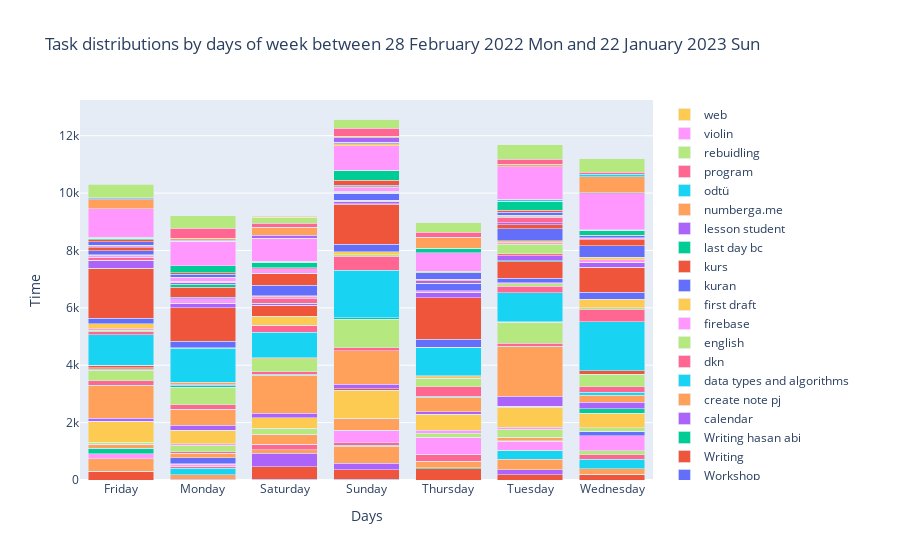

The cell this chart's notebook holds for it:
### Code cell
max_dates = days_sns.sum(axis=1).index
get_max = days_sns.loc[max_dates]
get_max = get_max.loc[:, (get_max != 0).any(axis=0)]

fig = go.Figure(data=[go.Bar(x=get_max.index, y=get_max[col], name=col) for col in get_max.columns])
fig.update_layout(barmode='stack', xaxis_title='Days', yaxis_title='Time',
                  title=f"Task distributions by days of week between {strf_start_date} and {strf_end_date}")
fig.update_layout(hovermode='x unified')
fig.show()

### Figure 1 — Plotly figure (JSON) as saved in the notebook; plotly's stock layout.template omitted (floating-point values rounded to 4 significant figures)
{"data": [{"name": "A weird problem ..", "type": "bar", "x": ["Friday", "Monday", "Saturday", "Sunday", "Thursday", "Tuesday", "Wednesday"], "y": [0, 0, 25, 25, 0, 0, 0]}, {"name": "B & C", "type": "bar", "x": ["Friday", "Monday", "Saturday", "Sunday", "Thursday", "Tuesday", "Wednesday"], "y": [313, 0, 434, 333, 400, 175, 199]}, {"name": "Bootstrap", "type": "bar", "x": ["Friday", "Monday", "Saturday", "Sunday", "Thursday", "Tuesday", "Wednesday"], "y": [0, 0, 0, 0, 25, 0, 0]}, {"name": "CS885", "type": "bar", "x": ["Friday", "Monday", "Saturday", "Sunday", "Thursday", "Tuesday", "Wednesday"], "y": [0, 35, 475, 227, 0, 189, 0]}, {"name": "Chinese", "type": "bar", "x": ["Friday", "Monday", "Saturday", "Sunday", "Thursday", "Tuesday", "Wednesday"], "y": [425, 148, 125, 593, 222, 355, 192]}, {"name": "Data analysis", "type": "bar", "x": ["Friday", "Monday", "Saturday", "Sunday", "Thursday", "Tuesday", "Wednesday"], "y": [0, 232, 0, 25, 0, 300, 325]}, {"name": "Documantation", "type": "bar", "x": ["Friday", "Monday", "Saturday", "Sunday", "Thursday", "Tuesday", "Wednesday"], "y": [0, 58, 163, 95, 251, 0, 166]}, {"name": "Drone simulation", "type": "bar", "x": ["Friday", "Monday", "Saturday", "Sunday", "Thursday", "Tuesday", "Wednesday"], "y": [0, 0, 0, 0, 0, 25, 141]}, {"name": "Eng revision", "type": "bar", "x": ["Friday", "Monday", "Saturday", "Sunday", "Thursday", "Tuesday", "Wednesday"], "y": [175, 75, 25, 432, 594, 304, 522]}, {"name": "Excel", "type": "bar", "x": ["Friday", "Monday", "Saturday", "Sunday", "Thursday", "Tuesday", "Wednesday"], "y": [0, 25, 0, 0, 0, 0, 0]}, {"name": "Figma", "type": "bar", "x": ["Friday", "Monday", "Saturday", "Sunday", "Thursday", "Tuesday", "Wednesday"], "y": [0, 194, 0, 0, 0, 0, 151]}, {"name": "Folder edit vs", "type": "bar", "x": ["Friday", "Monday", "Saturday", "Sunday", "Thursday", "Tuesday", "Wednesday"], "y": [0, 0, 0, 0, 0, 25, 0]}, {"name": "Game css", "type": "bar", "x": ["Friday", "Monday", "Saturday", "Sunday", "Thursday", "Tuesday", "Wednesday"], "y": [175, 0, 0, 0, 0, 0, 0]}, {"name": "General", "type": "bar", "x": ["Friday", "Monday", "Saturday", "Sunday", "Thursday", "Tuesday", "Wednesday"], "y": [25, 0, 0, 0, 0, 0, 0]}, {"name": "HTML, CSS, Flexbox & Bootstrap", "type": "bar", "x": ["Friday", "Monday", "Saturday", "Sunday", "Thursday", "Tuesday", "Wednesday"], "y": [125, 163, 325, 400, 0, 125, 3]}, {"name": "Handwriting", "type": "bar", "x": ["Friday", "Monday", "Saturday", "Sunday", "Thursday", "Tuesday", "Wednesday"], "y": [0, 0, 25, 0, 0, 0, 0]}, {"name": "How I learn languages", "type": "bar", "x": ["Friday", "Monday", "Saturday", "Sunday", "Thursday", "Tuesday", "Wednesday"], "y": [0, 50, 0, 25, 0, 0, 0]}, {"name": "IELTS", "type": "bar", "x": ["Friday", "Monday", "Saturday", "Sunday", "Thursday", "Tuesday", "Wednesday"], "y": [85, 227, 202, 0, 133, 275, 125]}, {"name": "IELTS reading", "type": "bar", "x": ["Friday", "Monday", "Saturday", "Sunday", "Thursday", "Tuesday", "Wednesday"], "y": [0, 60, 0, 0, 110, 60, 0]}, {"name": "Javascript", "type": "bar", "x": ["Friday", "Monday", "Saturday", "Sunday", "Thursday", "Tuesday", "Wednesday"], "y": [728, 473, 364, 976, 550, 705, 505]}, {"name": "Khan Academy", "type": "bar", "x": ["Friday", "Monday", "Saturday", "Sunday", "Thursday", "Tuesday", "Wednesday"], "y": [0, 0, 0, 0, 0, 25, 0]}, {"name": "Learn  HTML & CSS", "type": "bar", "x": ["Friday", "Monday", "Saturday", "Sunday", "Thursday", "Tuesday", "Wednesday"], "y": [0, 0, 0, 42, 0, 0, 0]}, {"name": "Local storage", "type": "bar", "x": ["Friday", "Monday", "Saturday", "Sunday", "Thursday", "Tuesday", "Wednesday"], "y": [0, 0, 0, 0, 0, 0, 150]}, {"name": "MATH 115", "type": "bar", "x": ["Friday", "Monday", "Saturday", "Sunday", "Thursday", "Tuesday", "Wednesday"], "y": [100, 165, 164, 169, 100, 357, 225]}, {"name": "MATH 153", "type": "bar", "x": ["Friday", "Monday", "Saturday", "Sunday", "Thursday", "Tuesday", "Wednesday"], "y": [1129, 561, 1329, 1169, 500, 1719, 246]}, {"name": "MATLAB Onramp", "type": "bar", "x": ["Friday", "Monday", "Saturday", "Sunday", "Thursday", "Tuesday", "Wednesday"], "y": [26, 0, 25, 0, 34, 25, 106]}, {"name": "MTR-2", "type": "bar", "x": ["Friday", "Monday", "Saturday", "Sunday", "Thursday", "Tuesday", "Wednesday"], "y": [150, 150, 91, 100, 327, 100, 200]}, {"name": "Math 111", "type": "bar", "x": ["Friday", "Monday", "Saturday", "Sunday", "Thursday", "Tuesday", "Wednesday"], "y": [350, 591, 456, 992, 303, 735, 434]}, {"name": "Math problem", "type": "bar", "x": ["Friday", "Monday", "Saturday", "Sunday", "Thursday", "Tuesday", "Wednesday"], "y": [25, 0, 0, 0, 0, 0, 0]}, {"name": "MathWorks", "type": "bar", "x": ["Friday", "Monday", "Saturday", "Sunday", "Thursday", "Tuesday", "Wednesday"], "y": [50, 0, 0, 0, 50, 0, 0]}, {"name": "Medium", "type": "bar", "x": ["Friday", "Monday", "Saturday", "Sunday", "Thursday", "Tuesday", "Wednesday"], "y": [25, 25, 0, 0, 0, 25, 0]}, {"name": "Mock Exam revision", "type": "bar", "x": ["Friday", "Monday", "Saturday", "Sunday", "Thursday", "Tuesday", "Wednesday"], "y": [100, 0, 0, 0, 0, 0, 125]}, {"name": "Niyet mektubu", "type": "bar", "x": ["Friday", "Monday", "Saturday", "Sunday", "Thursday", "Tuesday", "Wednesday"], "y": [0, 75, 0, 50, 0, 0, 0]}, {"name": "NoSql", "type": "bar", "x": ["Friday", "Monday", "Saturday", "Sunday", "Thursday", "Tuesday", "Wednesday"], "y": [0, 25, 0, 0, 0, 0, 0]}, {"name": "Numpy", "type": "bar", "x": ["Friday", "Monday", "Saturday", "Sunday", "Thursday", "Tuesday", "Wednesday"], "y": [0, 75, 25, 0, 42, 0, 0]}, {"name": "PHYS 111", "type": "bar", "x": ["Friday", "Monday", "Saturday", "Sunday", "Thursday", "Tuesday", "Wednesday"], "y": [1054, 1186, 893, 1665, 990, 1008, 1693]}, {"name": "Page reload case", "type": "bar", "x": ["Friday", "Monday", "Saturday", "Sunday", "Thursday", "Tuesday", "Wednesday"], "y": [100, 25, 250, 486, 0, 225, 450]}, {"name": "Personal statement", "type": "bar", "x": ["Friday", "Monday", "Saturday", "Sunday", "Thursday", "Tuesday", "Wednesday"], "y": [56, 0, 0, 50, 0, 90, 50]}, {"name": "Preparing", "type": "bar", "x": ["Friday", "Monday", "Saturday", "Sunday", "Thursday", "Tuesday", "Wednesday"], "y": [60, 0, 0, 0, 0, 25, 0]}, {"name": "Programming", "type": "bar", "x": ["Friday", "Monday", "Saturday", "Sunday", "Thursday", "Tuesday", "Wednesday"], "y": [175, 0, 309, 100, 0, 0, 300]}, {"name": "Python", "type": "bar", "x": ["Friday", "Monday", "Saturday", "Sunday", "Thursday", "Tuesday", "Wednesday"], "y": [191, 214, 6, 267, 281, 162, 229]}, {"name": "React", "type": "bar", "x": ["Friday", "Monday", "Saturday", "Sunday", "Thursday", "Tuesday", "Wednesday"], "y": [1738, 1167, 376, 1390, 1444, 575, 876]}, {"name": "Read news", "type": "bar", "x": ["Friday", "Monday", "Saturday", "Sunday", "Thursday", "Tuesday", "Wednesday"], "y": [0, 0, 0, 25, 0, 25, 0]}, {"name": "Reading", "type": "bar", "x": ["Friday", "Monday", "Saturday", "Sunday", "Thursday", "Tuesday", "Wednesday"], "y": [255, 155, 50, 85, 195, 175, 175]}, {"name": "Router", "type": "bar", "x": ["Friday", "Monday", "Saturday", "Sunday", "Thursday", "Tuesday", "Wednesday"], "y": [25, 0, 0, 0, 0, 0, 0]}, {"name": "SAP", "type": "bar", "x": ["Friday", "Monday", "Saturday", "Sunday", "Thursday", "Tuesday", "Wednesday"], "y": [0, 0, 25, 25, 0, 0, 0]}, {"name": "Simulink", "type": "bar", "x": ["Friday", "Monday", "Saturday", "Sunday", "Thursday", "Tuesday", "Wednesday"], "y": [100, 0, 150, 10, 0, 77, 0]}, {"name": "Stateflow", "type": "bar", "x": ["Friday", "Monday", "Saturday", "Sunday", "Thursday", "Tuesday", "Wednesday"], "y": [0, 0, 0, 0, 0, 324, 0]}, {"name": "Study Reading", "type": "bar", "x": ["Friday", "Monday", "Saturday", "Sunday", "Thursday", "Tuesday", "Wednesday"], "y": [80, 160, 70, 0, 50, 60, 90]}, {"name": "Study Speaking", "type": "bar", "x": ["Friday", "Monday", "Saturday", "Sunday", "Thursday", "Tuesday", "Wednesday"], "y": [3, 0, 42, 0, 0, 75, 84]}, {"name": "Study Writing Task 1", "type": "bar", "x": ["Friday", "Monday", "Saturday", "Sunday", "Thursday", "Tuesday", "Wednesday"], "y": [150, 60, 366, 230, 233, 408, 403]}, {"name": "Study Writing Task 2", "type": "bar", "x": ["Friday", "Monday", "Saturday", "Sunday", "Thursday", "Tuesday", "Wednesday"], "y": [100, 347, 410, 0, 25, 140, 210]}, {"name": "Study paraphrase", "type": "bar", "x": ["Friday", "Monday", "Saturday", "Sunday", "Thursday", "Tuesday", "Wednesday"], "y": [0, 100, 0, 0, 0, 0, 0]}, {"name": "Sudy Listening", "type": "bar", "x": ["Friday", "Monday", "Saturday", "Sunday", "Thursday", "Tuesday", "Wednesday"], "y": [35, 73, 0, 42, 90, 69, 0]}, {"name": "Topoloji", "type": "bar", "x": ["Friday", "Monday", "Saturday", "Sunday", "Thursday", "Tuesday", "Wednesday"], "y": [0, 0, 0, 0, 25, 0, 0]}, {"name": "Tree", "type": "bar", "x": ["Friday", "Monday", "Saturday", "Sunday", "Thursday", "Tuesday", "Wednesday"], "y": [0, 25, 0, 0, 0, 0, 0]}, {"name": "Violin Course", "type": "bar", "x": ["Friday", "Monday", "Saturday", "Sunday", "Thursday", "Tuesday", "Wednesday"], "y": [50, 0, 6, 40, 0, 185, 25]}, {"name": "Vocabulary", "type": "bar", "x": ["Friday", "Monday", "Saturday", "Sunday", "Thursday", "Tuesday", "Wednesday"], "y": [0, 0, 0, 0, 0, 25, 0]}, {"name": "Web- notion  Design", "type": "bar", "x": ["Friday", "Monday", "Saturday", "Sunday", "Thursday", "Tuesday", "Wednesday"], "y": [0, 150, 165, 125, 25, 60, 50]}, {"name": "Week 1", "type": "bar", "x": ["Friday", "Monday", "Saturday", "Sunday", "Thursday", "Tuesday", "Wednesday"], "y": [0, 0, 0, 25, 0, 0, 0]}, {"name": "Workshop", "type": "bar", "x": ["Friday", "Monday", "Saturday", "Sunday", "Thursday", "Tuesday", "Wednesday"], "y": [125, 100, 0, 50, 225, 100, 62]}, {"name": "Writing", "type": "bar", "x": ["Friday", "Monday", "Saturday", "Sunday", "Thursday", "Tuesday", "Wednesday"], "y": [70, 50, 35, 180, 0, 75, 25]}, {"name": "Writing hasan abi", "type": "bar", "x": ["Friday", "Monday", "Saturday", "Sunday", "Thursday", "Tuesday", "Wednesday"], "y": [50, 242, 175, 325, 0, 311, 167]}, {"name": "calendar", "type": "bar", "x": ["Friday", "Monday", "Saturday", "Sunday", "Thursday", "Tuesday", "Wednesday"], "y": [0, 0, 0, 25, 0, 0, 0]}, {"name": "create note pj", "type": "bar", "x": ["Friday", "Monday", "Saturday", "Sunday", "Thursday", "Tuesday", "Wednesday"], "y": [0, 0, 50, 0, 0, 0, 0]}, {"name": "data types and algorithms", "type": "bar", "x": ["Friday", "Monday", "Saturday", "Sunday", "Thursday", "Tuesday", "Wednesday"], "y": [0, 0, 0, 0, 0, 50, 0]}, {"name": "dkn", "type": "bar", "x": ["Friday", "Monday", "Saturday", "Sunday", "Thursday", "Tuesday", "Wednesday"], "y": [0, 0, 0, 0, 0, 25, 0]}, {"name": "english", "type": "bar", "x": ["Friday", "Monday", "Saturday", "Sunday", "Thursday", "Tuesday", "Wednesday"], "y": [45, 0, 0, 0, 50, 0, 25]}, {"name": "firebase", "type": "bar", "x": ["Friday", "Monday", "Saturday", "Sunday", "Thursday", "Tuesday", "Wednesday"], "y": [989, 869, 777, 849, 650, 1125, 1242]}, {"name": "first draft", "type": "bar", "x": ["Friday", "Monday", "Saturday", "Sunday", "Thursday", "Tuesday", "Wednesday"], "y": [0, 0, 0, 75, 0, 0, 0]}, {"name": "kuran", "type": "bar", "x": ["Friday", "Monday", "Saturday", "Sunday", "Thursday", "Tuesday", "Wednesday"], "y": [0, 0, 0, 25, 0, 0, 0]}, {"name": "kurs", "type": "bar", "x": ["Friday", "Monday", "Saturday", "Sunday", "Thursday", "Tuesday", "Wednesday"], "y": [0, 0, 25, 25, 0, 0, 0]}, {"name": "last day bc", "type": "bar", "x": ["Friday", "Monday", "Saturday", "Sunday", "Thursday", "Tuesday", "Wednesday"], "y": [0, 0, 0, 0, 162, 0, 0]}, {"name": "lesson student", "type": "bar", "x": ["Friday", "Monday", "Saturday", "Sunday", "Thursday", "Tuesday", "Wednesday"], "y": [0, 27, 100, 163, 0, 0, 37]}, {"name": "numberga.me", "type": "bar", "x": ["Friday", "Monday", "Saturday", "Sunday", "Thursday", "Tuesday", "Wednesday"], "y": [312, 75, 275, 50, 368, 65, 569]}, {"name": "odtü", "type": "bar", "x": ["Friday", "Monday", "Saturday", "Sunday", "Thursday", "Tuesday", "Wednesday"], "y": [25, 0, 0, 0, 0, 25, 75]}, {"name": "program", "type": "bar", "x": ["Friday", "Monday", "Saturday", "Sunday", "Thursday", "Tuesday", "Wednesday"], "y": [50, 350, 141, 272, 179, 171, 82]}, {"name": "rebuidling", "type": "bar", "x": ["Friday", "Monday", "Saturday", "Sunday", "Thursday", "Tuesday", "Wednesday"], "y": [463, 425, 208, 325, 325, 500, 455]}, {"name": "violin", "type": "bar", "x": ["Friday", "Monday", "Saturday", "Sunday", "Thursday", "Tuesday", "Wednesday"], "y": [25, 0, 0, 0, 0, 0, 0]}, {"name": "web", "type": "bar", "x": ["Friday", "Monday", "Saturday", "Sunday", "Thursday", "Tuesday", "Wednesday"], "y": [0, 0, 44, 0, 0, 0, 0]}], "layout": {"barmode": "stack", "hovermode": "x unified", "title": {"text": "Task distributions by days of week between 28 February 2022 Mon and 22 January 2023 Sun"}, "xaxis": {"title": {"text": "Days"}}, "yaxis": {"title": {"text": "Time"}}}}
